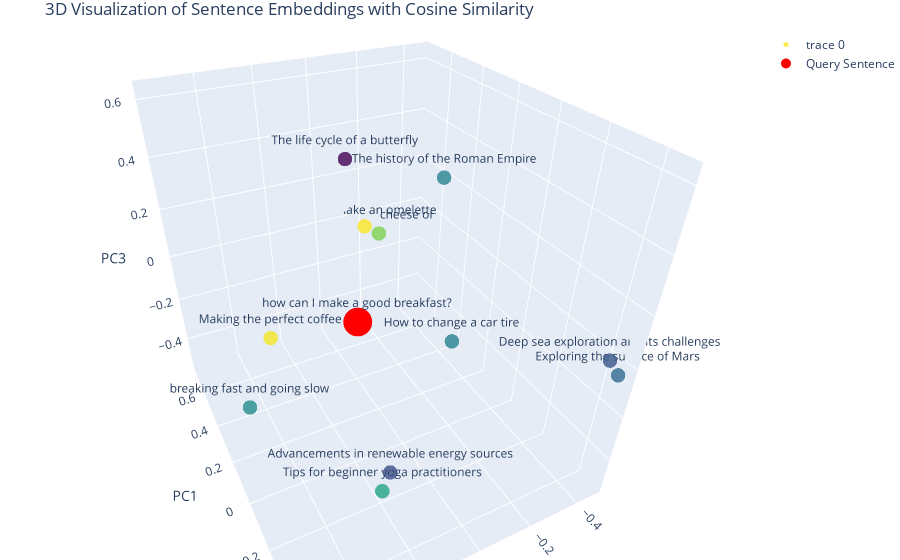

The notebook cell saved with this chart:
### Markdown cell above
#  visualizing similarity in 3D: Simple Ranking with cosine similarity

### Code cell
from sentence_transformers import SentenceTransformer
import numpy as np
import plotly.graph_objects as go
from sklearn.metrics.pairwise import cosine_similarity
from sklearn.decomposition import PCA

# Initialize the SentenceTransformer model
model = SentenceTransformer('sentence-transformers/all-MiniLM-L6-v2')

# List of sentences
sentences = [
    "How to make an omelette",
    "Ingredients for a cheese omelette",
    "Exploring the surface of Mars",
    "The life cycle of a butterfly",
    "Tips for beginner yoga practitioners",
    "How to change a car tire",
    "Deep sea exploration and its challenges",
    "The history of the Roman Empire",
    "Making the perfect coffee",
    "breaking fast and going slow",
    "Advancements in renewable energy sources"
]

# Generate embeddings for each sentence
database_vectors = model.encode(sentences)

# Reduce the dimensionality of the vectors to 3D for visualization
pca = PCA(n_components=3)
database_vectors_3d = pca.fit_transform(database_vectors)

# Define and encode the query sentence
query_sentence = "how can I make a good breakfast?"
query_vector = model.encode([query_sentence])[0]
query_vector_3d = pca.transform([query_vector])[0]

# Calculate cosine similarity
#Cosine similarity measures the cosine of the angle between two non-zero vectors in a multi-dimensional space. It is widely used in text processing to assess how similar two documents (or sentences) are in terms of their content. The cosine similarity is particularly useful in high-dimensional spaces, like those used in text analysis and natural language processing, because it is less affected by the size of the document.
query_vector_reshaped = query_vector.reshape(1, -1)
cos_similarities = cosine_similarity(database_vectors, query_vector_reshaped).flatten()

# Normalize cosine similarities for color scale
cos_similarities_normalized = (cos_similarities - cos_similarities.min()) / (cos_similarities.max() - cos_similarities.min())

# Create a 3D scatter plot
fig = go.Figure()

# Plot all database vectors with text and similarity-based color
fig.add_trace(go.Scatter3d(
    x=database_vectors_3d[:, 0],
    y=database_vectors_3d[:, 1],
    z=database_vectors_3d[:, 2],
    mode='markers+text',
    text=sentences,
    marker=dict(size=5, color=cos_similarities_normalized, colorscale='Viridis', opacity=0.8),
    hoverinfo='text',
    hovertext=[f'{sentence} (Similarity: {sim:.2f})' for sentence, sim in zip(sentences, cos_similarities)]
))

# Plot the query vector
fig.add_trace(go.Scatter3d(
    x=[query_vector_3d[0]],
    y=[query_vector_3d[1]],
    z=[query_vector_3d[2]],
    mode='markers+text',
    name='Query Sentence',
    text=[query_sentence],
    marker=dict(size=10, color='red'),
    hoverinfo='text'
))

# Set plot layout
fig.update_layout(
    title='3D Visualization of Sentence Embeddings with Cosine Similarity',
    scene=dict(
        xaxis_title='PC1',
        yaxis_title='PC2',
        zaxis_title='PC3'
    ),
    margin=dict(l=0, r=0, b=0, t=30)
)

# Show plot
fig.show()

### Figure 1 — Plotly figure (JSON) as saved in the notebook; plotly's stock layout.template omitted (floating-point values rounded to 4 significant figures)
{"data": [{"hoverinfo": "text", "hovertext": ["How to make an omelette (Similarity: 0.38)", "Ingredients for a cheese omelette (Similarity: 0.29)", "Exploring the surface of Mars (Similarity: 0.08)", "The life cycle of a butterfly (Similarity: -0.07)", "Tips for beginner yoga practitioners (Similarity: 0.19)", "How to change a car tire (Similarity: 0.12)", "Deep sea exploration and its challenges (Similarity: 0.05)", "The history of the Roman Empire (Similarity: 0.13)", "Making the perfect coffee (Similarity: 0.38)", "breaking fast and going slow (Similarity: 0.15)", "Advancements in renewable energy sources (Similarity: 0.04)"], "marker": {"color": [1, 0.801, 0.3362, 0, 0.5746, 0.4338, 0.2721, 0.4517, 0.988, 0.4823, 0.2447], "colorscale": [[0, "#440154"], [0.1111, "#482878"], [0.2222, "#3e4989"], [0.3333, "#31688e"], [0.4444, "#26828e"], [0.5556, "#1f9e89"], [0.6667, "#35b779"], [0.7778, "#6ece58"], [0.8889, "#b5de2b"], [1, "#fde725"]], "opacity": 0.8, "size": 5}, "mode": "markers+text", "text": ["How to make an omelette", "Ingredients for a cheese omelette", "Exploring the surface of Mars", "The life cycle of a butterfly", "Tips for beginner yoga practitioners", "How to change a car tire", "Deep sea exploration and its challenges", "The history of the Roman Empire", "Making the perfect coffee", "breaking fast and going slow", "Advancements in renewable energy sources"], "type": "scatter3d", "x": [0.7058, 0.7361, -0.4673, -0.02311, -0.325, -0.01513, -0.4515, -0.114, 0.1666, -0.08737, -0.1252], "y": [-0.1914, -0.2745, -0.4699, 0.2151, 0.2587, -0.1714, -0.4359, -0.02878, 0.4116, 0.5642, 0.1222], "z": [-0.03249, -0.1037, -0.03612, 0.6241, -0.3202, -0.1223, 0.0238, 0.5595, -0.0248, -0.04067, -0.5271]}, {"hoverinfo": "text", "marker": {"color": "red", "size": 10}, "mode": "markers+text", "name": "Query Sentence", "text": ["how can I make a good breakfast?"], "type": "scatter3d", "x": [0.2173], "y": [0.07788], "z": [-0.1099]}], "layout": {"autosize": true, "margin": {"b": 0, "l": 0, "r": 0, "t": 30}, "scene": {"aspectmode": "auto", "aspectratio": {"x": 1.068, "y": 0.9173, "z": 1.021}, "camera": {"center": {"x": 0, "y": 0, "z": 0}, "eye": {"x": -1.299, "y": 0.6613, "z": 1.026}, "projection": {"type": "perspective"}, "up": {"x": 0, "y": 0, "z": 1}}, "xaxis": {"title": {"text": "PC1"}, "type": "linear"}, "yaxis": {"title": {"text": "PC2"}, "type": "linear"}, "zaxis": {"title": {"text": "PC3"}, "type": "linear"}}, "title": {"text": "3D Visualization of Sentence Embeddings with Cosine Similarity"}}}
